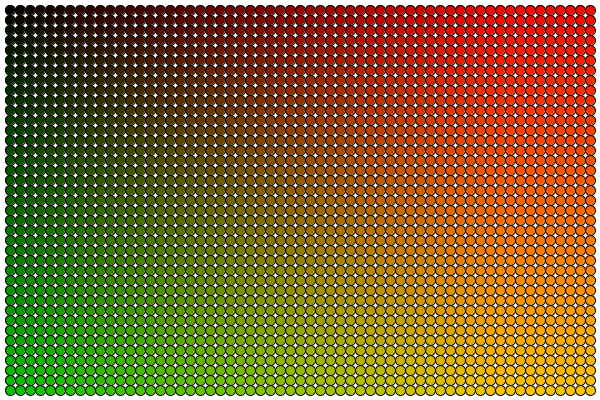
Frame 1 (no input)
Frame 60 (the mouse pressed at the canvas centre just before this capture): identical to frame 1, image omitted
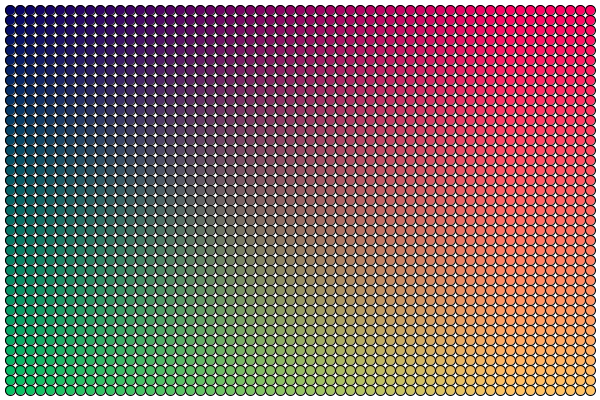
Frame 120 (the mouse held since frame 60 and released just before this capture)

The Processing sketch that drew these frames (run headless with seeded random() and noise(); from frame 60 on, the mouse is pressed at the canvas centre):

// Processing sketch: processing_159127
// ── processing_159127.pde

void setup() {
  size(600, 400);
  
}
void draw() {
  background(255);
  for (int i = 10; i<600; i=i+10) {
    for(int u=10;u<400; u=u+10){
      fill(i*0.5,u*0.5,mouseX/3);
      ellipse(i,u,10,10);
    }
  }
}
